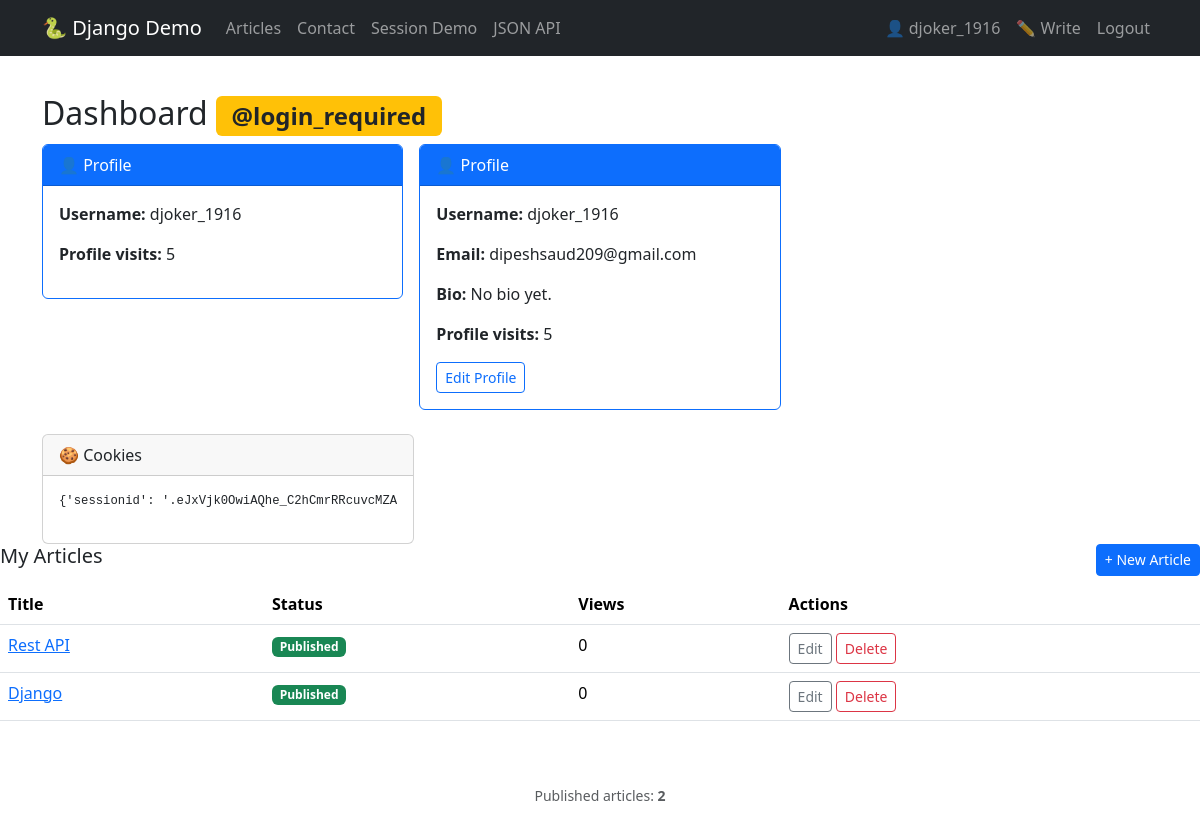
The page /dashboard/ (signed in) on the database its author committed.
### core/models.py (models this page shows, shortened)
class UserProfile(models.Model):
    user        = models.OneToOneField(User, on_delete=models.CASCADE, related_name='profile')
    bio         = models.TextField(blank=True)
    visit_count = models.PositiveIntegerField(default=0)

class Article(models.Model):
    STATUS_DRAFT = 'draft'
    STATUS_PUBLISHED = 'published'
    STATUS_CHOICES = [
        (STATUS_DRAFT, 'Draft'),
        (STATUS_PUBLISHED, 'Published'),
    ]
    title    = models.CharField(max_length=200)
    body     = models.TextField()
    status   = models.CharField(max_length=20, choices=STATUS_CHOICES, default=STATUS_DRAFT)
    view_count = models.PositiveIntegerField(default=0)
    created_at = models.DateTimeField(auto_now_add=True)  # set on INSERT only
    updated_at = models.DateTimeField(auto_now=True)      # updated on every SAVE
    author   = models.ForeignKey(User,     on_delete=models.CASCADE,  related_name='articles')
    category = models.ForeignKey(Category, on_delete=models.SET_NULL, related_name='articles', null=True, blank=True)
    tags     = models.ManyToManyField(Tag, blank=True, related_name='articles')
    class Meta:
        ordering = ['-created_at']  # newest first
    def get_absolute_url(self):
        return reverse('article_detail', kwargs={'pk': self.pk})

### core/views.py (the view)
# urls.py: path('dashboard/',    views.dashboard,    name='dashboard'),
@login_required
def dashboard(request):
    profile, created = UserProfile.objects.get_or_create(user=request.user)
    profile.visit_count += 1
    profile.save(update_fields=['visit_count'])
    my_articles = (
        Article.objects
        .filter(author=request.user)
        .select_related('category')
        .prefetch_related('tags')
    )
    from django.core.paginator import Paginator
    paginator = Paginator(my_articles, 5)
    page_number = request.GET.get('page')
    page_obj = paginator.get_page(page_number)
    return render(request, 'core/dashboard.html', {
        'profile':      profile,
        'my_articles':  page_obj,        # ← now a page object
        'page_obj':     page_obj,
        'is_paginated': paginator.num_pages > 1,
        'session_data': dict(request.session),
        'cookies':      request.COOKIES,
    })

### core/templatetags/core_tags.py (called while the page is built)
@register.filter(name='status_badge')
def status_badge(status):
    colour = 'success' if status == 'published' else 'secondary'
    return format_html('<span class="badge bg-{}">{}</span>', colour, status.title())

@register.simple_tag
def published_count():
    return Article.objects.filter(status='published').count()

### core/templates/core/dashboard.html (shortened to what this page needs)
{% extends "core/base.html" %}
{% load core_tags %}
{% block content %}
<h2>Dashboard <span class="badge bg-warning text-dark">@login_required</span></h2>
<div class="row g-3 mb-4">
  <div class="col-md-4">
    <div class="card border-primary">
      <div class="card-header bg-primary text-white">👤 Profile</div>
      <div class="card-body">
        <p><strong>Username:</strong> {{ user.username }}</p>
        <p><strong>Profile visits:</strong> {{ profile.visit_count }}</p>
      </div>
    </div>
  </div>
 <div class="col-md-4">
    <div class="card border-primary">
      <div class="card-header bg-primary text-white">👤 Profile</div>
      <div class="card-body">
        <p><strong>Username:</strong> {{ user.username }}</p>
        <p><strong>Email:</strong> {{ user.email }}</p>
        <p><strong>Bio:</strong> {{ profile.bio|default:"No bio yet." }}</p>
        <p><strong>Profile visits:</strong> {{ profile.visit_count }}</p>
        <a href="{% url 'profile_edit' %}" class="btn btn-sm btn-outline-primary">Edit Profile</a>
      </div>
    </div>
  </div>
  </div>
  <div class="col-md-4">
    <div class="card">
      <div class="card-header">🍪 Cookies</div>
      <div class="card-body small"><pre>{{ cookies }}</pre></div>
    </div>
  </div>
</div>
<div class="d-flex justify-content-between mb-2">
  <h5>My Articles</h5>
  <a href="{% url 'article_create' %}" class="btn btn-sm btn-primary">+ New Article</a>
</div>
<table class="table table-hover">
  <thead><tr><th>Title</th><th>Status</th><th>Views</th><th>Actions</th></tr></thead>
  <tbody>
    {% for a in my_articles %}
    <tr>
      <td><a href="{{ a.get_absolute_url }}">{{ a.title }}</a></td>
      <td>{{ a.status|status_badge }}</td>
      <td>{{ a.view_count }}</td>
      <td>
        <a href="{% url 'article_update' a.pk %}" class="btn btn-sm btn-outline-secondary">Edit</a>
        <a href="{% url 'article_delete' a.pk %}" class="btn btn-sm btn-outline-danger">Delete</a>
      </td>
    </tr>
    {% empty %}<tr><td colspan="4" class="text-muted">No articles yet.</td></tr>
    {% endfor %}
  </tbody>
</table>
{% endblock %}

### core/templates/core/base.html (shortened to what this page needs)
{% load core_tags %}
<!DOCTYPE html>
<html lang="en">
<head>
  <link href="https://cdn.jsdelivr.net/npm/bootstrap@5.3.3/dist/css/bootstrap.min.css" rel="stylesheet">
</head>
<body>
<nav class="navbar navbar-expand-lg navbar-dark bg-dark fixed-top">
  <div class="container">
    <a class="navbar-brand" href="{% url 'home' %}">🐍 Django Demo</a>
    <div class="collapse navbar-collapse">
      <ul class="navbar-nav me-auto">
        <li class="nav-item"><a class="nav-link" href="{% url 'article_list' %}">Articles</a></li>
        <li class="nav-item"><a class="nav-link" href="{% url 'contact' %}">Contact</a></li>
        <li class="nav-item"><a class="nav-link" href="{% url 'session_demo' %}">Session Demo</a></li>
        <li class="nav-item"><a class="nav-link" href="{% url 'api_articles' %}" target="_blank">JSON API</a></li>
      </ul>
      <ul class="navbar-nav">
        {% if user.is_authenticated %}
          <li class="nav-item"><a class="nav-link" href="{% url 'dashboard' %}">👤 {{ user.username }}</a></li>
          <li class="nav-item"><a class="nav-link" href="{% url 'article_create' %}">✏️ Write</a></li>
          <li class="nav-item"><a class="nav-link" href="{% url 'logout' %}">Logout</a></li>
        {% else %}
          <li class="nav-item"><a class="nav-link" href="{% url 'login' %}">Login</a></li>
          <li class="nav-item"><a class="nav-link" href="{% url 'register' %}">Register</a></li>
        {% endif %}
      </ul>
    </div>
  </div>
</nav>
<div class="container mt-4">
  {% block content %}{% endblock %}
<footer class="text-center py-3 mt-5 text-muted small">
  Published articles: <strong>{% published_count %}</strong>
</footer>
</body>
</html>

### core/templates/core/base.html (style rules this page uses)
body { padding-top: 70px; }

### rows shown on the page
UserProfile: visit_count "5", bio "No bio yet."
Article: title "Rest API", status|status_badge "Published", view_count "0"
Article: title "Django", status|status_badge "Published", view_count "0"

### other values the page prints
{{ user.username }} "djoker_1916"
{{ user.email }} "dipeshsaud209@gmail.com"
{{ cookies }} "{'sessionid':…"
